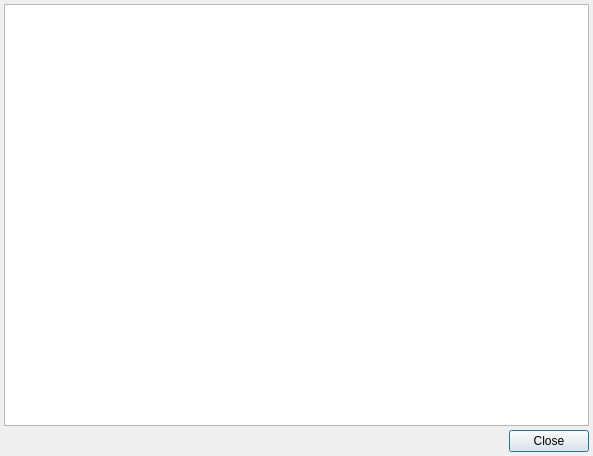
<?xml version="1.0" encoding="UTF-8"?>
<ui version="4.0">
 <class>ScheduleItemsHistoryDialog</class>
 <widget class="QDialog" name="ScheduleItemsHistoryDialog">
  <property name="geometry">
   <rect>
    <x>0</x>
    <y>0</y>
    <width>593</width>
    <height>456</height>
   </rect>
  </property>
  <property name="windowTitle">
   <string>История записи</string>
  </property>
  <layout class="QGridLayout" name="gridLayout">
   <property name="margin">
    <number>4</number>
   </property>
   <property name="spacing">
    <number>4</number>
   </property>
   <item row="0" column="0">
    <widget class="CTableView" name="tblScheduleItems">
     <property name="whatsThis">
      <string comment="ура!">список записей</string>
     </property>
     <property name="tabKeyNavigation">
      <bool>false</bool>
     </property>
     <property name="alternatingRowColors">
      <bool>true</bool>
     </property>
    </widget>
   </item>
   <item row="1" column="0">
    <widget class="QDialogButtonBox" name="buttonBox">
     <property name="standardButtons">
      <set>QDialogButtonBox::Close</set>
     </property>
    </widget>
   </item>
  </layout>
 </widget>
 <customwidgets>
  <customwidget>
   <class>CTableView</class>
   <extends>QTableView</extends>
   <header>library/TableView.h</header>
  </customwidget>
 </customwidgets>
 <tabstops>
  <tabstop>buttonBox</tabstop>
 </tabstops>
 <resources/>
 <connections>
  <connection>
   <sender>buttonBox</sender>
   <signal>accepted()</signal>
   <receiver>ScheduleItemsHistoryDialog</receiver>
   <slot>accept()</slot>
   <hints>
    <hint type="sourcelabel">
     <x>642</x>
     <y>406</y>
    </hint>
    <hint type="destinationlabel">
     <x>488</x>
     <y>412</y>
    </hint>
   </hints>
  </connection>
  <connection>
   <sender>buttonBox</sender>
   <signal>rejected()</signal>
   <receiver>ScheduleItemsHistoryDialog</receiver>
   <slot>reject()</slot>
   <hints>
    <hint type="sourcelabel">
     <x>658</x>
     <y>403</y>
    </hint>
    <hint type="destinationlabel">
     <x>654</x>
     <y>415</y>
    </hint>
   </hints>
  </connection>
 </connections>
</ui>
